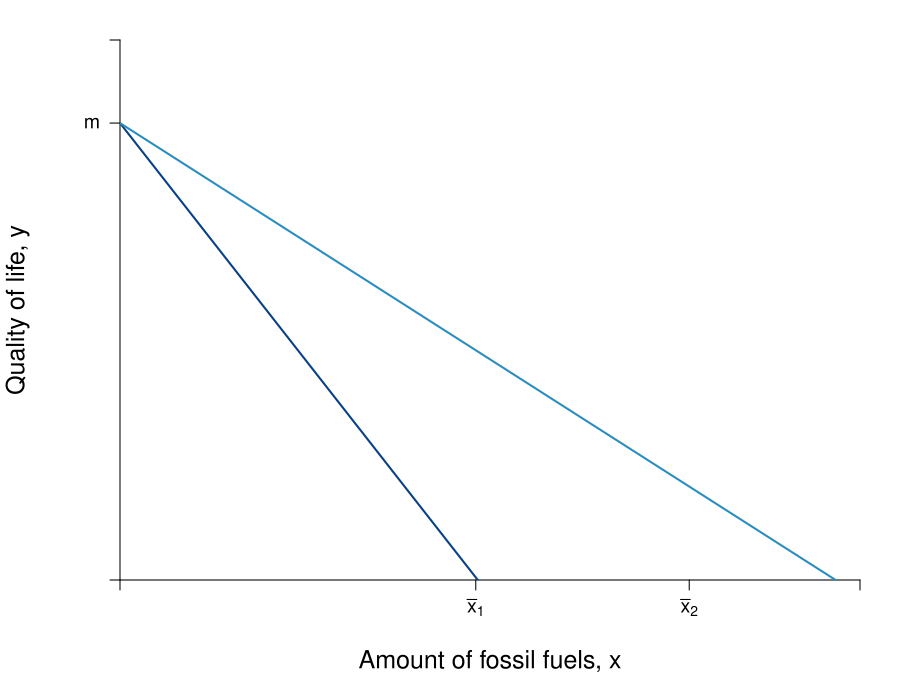

Write the R code that produced this figure.
require(shape)
pdf(file = "indmarketdemand/carbon_tax_initial.pdf", width = 9, height = 7)

#Set parameters for graphics
axislabelsize <- 1.5
labelsize <- 1.2
graphlinewidth <- 2
segmentlinewidth <- 1.5

COL <- c("#7fc97f", "#beaed4", "#fdc086", "#ffff99", "#386cb0", "#f0027f", "#bf5b17", "#666666")
COLA <- c("#e0f3db", "#99d8c9","#66c2a4","#41ae76", "#238b45", "#005824")
COLB <- c("#c6dbef", "#4eb3d3", "#2b8cbe", "#0868ac","#084081")
COLC <- c("#fcfbfd", "#efedf5", "#dadaeb", "#bcbddc", "#9e9ac8", "#807dba", "#6a51a3", "#54278f", "#3f007d")

par(mar =  c(6, 6, 2, 2))

mrsA <- function(x, rmax = 10, xmax = 20) {
  rmax - (rmax/xmax)*x
}


uA <- function(x, y, rmax = 3, xmax = 12) {
  y - rmax*x + (1/2)*(rmax/xmax)*x^2
}

indiffA1 <- function(x, uA = 10, rmax = 2.5, xmax = 10) {
  uA - rmax*x + (1/2)*(rmax/xmax)*(x^2)
}

offerCurve <- function(x, w, rmax = 2, xmax = 12) {
  w - rmax*x + (rmax/xmax)*x^2
}

bcA <- function(x, w = 22, p) {
  w - p*x
}


xlims <- c(0, 13)
ylims <- c(0, 26)

npts <- 501 
x <- seq(xlims[1], xlims[2], length.out = npts)
y <- seq(ylims[1], ylims[2], length.out = npts) 
#a <- c(13, 16.75, 19.25)
a <- c(25.65, 23.5, 15)

plot(0, 0, xlim = xlims, ylim = ylims, type = "n",
     xlab = expression(paste("")),
     ylab = expression(paste("")), 
     xaxt = "n", 
     yaxt = "n", 
     cex.lab = axislabelsize, 
     bty = "n",
     xaxs="i", 
     yaxs="i")

# ticksy <- seq(from = ylims[1], to = ylims[2], by = 1)
# ylabels <- seq(from = ylims[1], to = ylims[2], by = 1)
# ticksx <- seq(from = xlims[1], to = xlims[2], by = 1)
# xlabels <- seq(from = xlims[1], to = xlims[2], by = 1)
ticksy <- c(0, 22, ylims[2])
#ticksy_mod <- c(10)
#ylabels_mod <- c(expression(paste(m)))
ylabels <- c(NA, expression(paste(m)), NA)
ticksx <- c(0, 6.25, 10, xlims[2])
xlabels <- c(NA, expression(paste(bar(x)[1])), expression(paste(bar(x)[2])), NA)

axis(1, at = ticksx, pos = 0, labels = xlabels, cex.axis = labelsize)
axis(2, at = ticksy_mod, pos = 0, labels = ylabels_mod, tick = FALSE, las = 1, cex.axis = labelsize)
axis(2, at = ticksy, pos = 0, las = 1, labels = ylabels, cex.axis = labelsize)

npts <- 500 
xx1 <- seq(xlims[1], xlims[2], length.out = npts)

#lines(xx1, uA(xx1, y = 15.65), col = COLA[3], lwd = graphlinewidth)
#lines(xx1, uA(xx1, y = 23.5), col = COLA[3], lwd = graphlinewidth)
#lines(xx1, uA(xx1, y = 25), col = COLA[3], lwd = graphlinewidth)

#lines(xx1, bcA(xx1, w = 10, p = 1.5), col = COLB[3], lwd = graphlinewidth)
#lines(xx1, bcA(xx1, w = 18.9, p = 1.25), col = COLB[5], lwd = graphlinewidth)
lines(xx1, bcA(xx1, p = 3.5), col = COLB[5], lwd = graphlinewidth)
lines(xx1, bcA(xx1, p = 1.75), col = COLB[3], lwd = graphlinewidth)

#Label the axes
#mtext(expression(paste("Fossil fuels, ", x)), side=1, line = 2.5, cex = axislabelsize)
text(0.5*xlims[2], ylims[1] - 0.15*ylims[2], expression(paste("Amount of fossil fuels, ", x)), xpd = TRUE, cex = axislabelsize) 
text(-1.8, 0.5*ylims[2], expression(paste("Quality of life, ", y)), xpd = TRUE, cex = axislabelsize, srt = 90) 

#Label the indifference curves
#text(11.8, 1.3, expression(u[1]), cex = labelsize)


#Label the price lines
#text(8, 1.7, expression(paste(bc[1])))


#Add the contour plot for the indifference curves
#contour(x, y, 
#        outer(x, y, uA),
#        drawlabels = FALSE,
#        col = COLA[3],
#        lwd = graphlinewidth,
#        levels = a, 
#        xaxs="i", 
#        yaxs="i", 
#        add = TRUE)

#Segments for points on Offer curve
#segments(0, 10.709, 6.553, 10.709, lty = 2, col = "gray" , lwd = segmentlinewidth)
#segments(6.533, 0, 6.533, 10.709, lty = 2, col = "gray" , lwd = segmentlinewidth)
#segments(0, 1.38, 6.553, 1.38, lty = 2, col = "gray" , lwd = segmentlinewidth)
#segments(10.493, 0, 10.493, 5.784, lty = 2, col = "gray" , lwd = segmentlinewidth)
#segments(0, 5.784, 10.493, 5.784, lty = 2, col = "gray" , lwd = segmentlinewidth)
#segments(10.5, 0, 10.5, 7.375, lty = 2, col = "gray" , lwd = segmentlinewidth)
#segments(6.533, 0, 6.533, 1.38, lty = 2, col = "gray" , lwd = segmentlinewidth)

#Annotate points on offer curve mrs = p for each of p = 1, 0.5, 0.25
#Where mrs = 2 - (1/6)*x
#points(6.533, 10.709, pch = 16, col = "black", cex = 1.5)
# points(10.493, 5.784, pch = 16, col = "black", cex = 1.5)
# points(6.533, 1.38, pch = 16, col = "black", cex = 1.5)
# text(10.493 + .35, 5.784 + .45, expression(paste(a)), cex = labelsize)
# text(6.45  + .35, 1.38 + .45, expression(paste(b)), cex = labelsize)
#text(6.553 + .35, 10.709 + .45, expression(paste(c)), cex = labelsize)

# text(0.6, 15, expression(paste(u[1])), cex = labelsize)
# text(0.6, 21 + 2, expression(paste(u[2])), cex = labelsize)
#text(0.6, 24, expression(paste(u[3])), cex = labelsize)


# text(7.75, 0.5, expression(paste(bc[b])), cex = labelsize)
# text(12.75, 4.5, expression(paste(bc[a])), cex = labelsize)
#text(12.75, 2.5, expression(paste(bc[c])), cex = labelsize)

# Arrows(10.5, 1.8, 7.2, 1.8, col = "black", lty = 1, lwd = 2, arr.type = "triangle", arr.lwd = 0.5)
# text(8.7, 4.8, expression(paste("Tax increases ", p[x] )), cex = labelsize)
# text(8.7, 3.8, expression(paste("budget constraint" )), cex = labelsize)
# text(8.7, 2.8, expression(paste("pivots inwards" )), cex = labelsize)


#Arrows(10.2, -1.4, 6.9, -1.4, col = "black", lty = 1, lwd = 2, arr.type = "triangle", arr.lwd = 0.5, xpd = TRUE)

#

dev.off()
